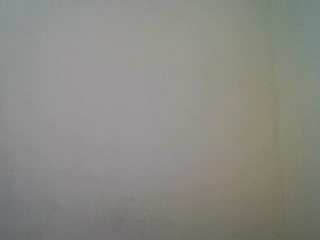
#> input picture frame 72 of studies/tennis_tracking.mp4, 320 x 240 px
$ python tracking_test.py
#> lines starting #> are read from the running program, lines starting #| are printed output that depends on the picture; long printed decimals are rounded
import cv2
import numpy as np

# Parameters
feature_params = dict(maxCorners=100, qualityLevel=0.3, minDistance=7, blockSize=7)
lk_params = dict(winSize=(15, 15), maxLevel=2, criteria=(cv2.TERM_CRITERIA_EPS | cv2.TERM_CRITERIA_COUNT, 10, 0.03))

def optical_flow(old_frame, new_frame, old_points):
    # Compute the optical flow (i.e., the motion of features)
    new_points, status, err = cv2.calcOpticalFlowPyrLK(old_frame, new_frame, old_points, None, **lk_params)

    # Select the points that are successfully tracked
    valid_points = new_points[status == 1]
    old_valid_points = old_points[status == 1]

    # Compute the speed of each tracked object
    speeds = []
    for i in range(len(valid_points)):
        dx = valid_points[i, 0] - old_valid_points[i, 0]
        dy = valid_points[i, 1] - old_valid_points[i, 1]
        speed = np.sqrt(dx*dx + dy*dy)
        speeds.append(speed)

    return valid_points, speeds

# Initialize video capture
cap = cv2.VideoCapture('tennis_tracking.mp4')

# Initialize frame and old points
ret, old_frame = cap.read()
#> old_frame is the input picture: shape (240, 320, 3); mean B, G, R 131.7, 138.1, 138.1
old_gray = cv2.cvtColor(old_frame, cv2.COLOR_BGR2GRAY)
p0 = cv2.goodFeaturesToTrack(old_gray, mask=None, **feature_params)
#> p0 = 100 rows, first 8: [280, 234], [123, 213], [135, 217], [28, 208], [162, 222], [47, 218], [284, 194], [151, 216]

# Main loop
while cap.isOpened():
    ret, new_frame = cap.read()
    if not ret:
        break

    new_gray = cv2.cvtColor(new_frame, cv2.COLOR_BGR2GRAY)
    new_points, speeds = optical_flow(old_gray, new_gray, p0)
#> in optical_flow, `new_points, status, err = cv2.calcOpticalFlowPyrLK(old_frame, new_fram..`: new_points = 100 rows, first 8: [279.8, 234.5], [123.2, 213], [135.1, 216.8], [27.01, 208.6], [162.1, 222.1], [46.67, 217.6], [284.1, 194], [150.7, 216]; status = 100 values from 1 to 1; err = 100 values, max 1.77 at index 38, min 0.507 at index 67, mean 1.15
#> in optical_flow, `valid_points = new_points[status == 1]`: valid_points = 100 pairs, first value 1.19 to 320.1, second value 1.33 to 238.5
#> in optical_flow, `old_valid_points = old_points[status == 1]`: old_valid_points = 100 pairs, first value 1 to 318, second value 1 to 238
#> the loop in optical_flow, `for i in range(len(valid_points)):` made 100 passes
#> (dx, dy, speed) on passes 1 to 12: (-0.191, 0.462, 0.499), (0.227, -0.0078, 0.227), (0.116, -0.163, 0.2), (-0.985, 0.574, 1.14), (0.0773, 0.054, 0.0943), (-0.332, -0.372, 0.499), (0.1, 0.0391, 0.108), (-0.264, 0.0127, 0.264), (0.733, -0.486, 0.88), (-0.073, 0.231, 0.242), (-1.08, -0.299, 1.12), (0.0436, 0.00383, 0.0437)
#> after the loop in optical_flow, `for i in range(len(valid_points)):`: speeds = 100 values, max 2.78 at index 96, min 0.0231 at index 38, mean 0.686
#> new_points has the same summary as valid_points in optical_flow
    # print(speeds)

    # Draw the old points in red and the new points in green
    for old_point, new_point in zip(p0, new_points):
        a, b = old_point.ravel()
        c, d = new_point.ravel()
        print(a,b,c,d)
        cv2.line(new_frame, (int(a), int(b)), (int(c), int(d)), (0, 0, 255), 2)
        cv2.circle(new_frame, (int(a), int(b)), 5, (0, 0, 255), -1)
#> this loop made 100 passes
#> (a, b, c, d) on passes 1 to 12: (280, 234, 279.8, 234.5), (123, 213, 123.2, 213), (135, 217, 135.1, 216.8), (28, 208, 27.01, 208.6), (162, 222, 162.1, 222.1), (47, 218, 46.67, 217.6), (284, 194, 284.1, 194), (151, 216, 150.7, 216), (303, 52, 303.7, 51.51), (231, 237, 230.9, 237.2), (6, 232, 4.92, 231.7), (91, 226, 91.04, 226)
#| 280.0 234.0 279.8093 234.4616
#| 123.0 213.0 123.227 212.9922
#| 135.0 217.0 135.116 216.837
#| 28.0 208.0 27.015 208.574
#| 162.0 222.0 162.077 222.054
#| 47.0 218.0 46.668 217.628
#| 284.0 194.0 284.1003 194.039
#| 151.0 216.0 150.736 216.0127
#> (further printed lines are left out)
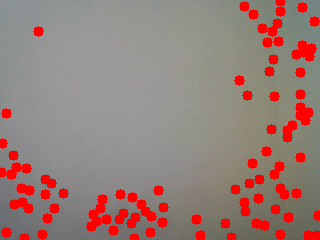
#> new_frame: shape (240, 320, 3); mean B, G, R 120.2, 125.5, 151.2

    # Display the new frame with the tracked points and speed information
    for i, (speed, new_point) in enumerate(zip(speeds, new_points)):
        x, y = new_point.ravel()
        cv2.putText(new_frame, f'Object {i+1}: {speed:.2f} pixels/frame', (int(x), int(y)), cv2.FONT_HERSHEY_SIMPLEX, 0.5, (0, 255, 0), 2)
        cv2.circle(new_frame, (int(x), int(y)), 5, (0, 255, 0), -1)
#> this loop made 100 passes
#> (speed, x, y) on passes 1 to 12: (0.499, 279.8, 234.5), (0.227, 123.2, 213), (0.2, 135.1, 216.8), (1.14, 27.01, 208.6), (0.0943, 162.1, 222.1), (0.499, 46.67, 217.6), (0.108, 284.1, 194), (0.264, 150.7, 216), (0.88, 303.7, 51.51), (0.242, 230.9, 237.2), (1.12, 4.92, 231.7), (0.0437, 91.04, 226)
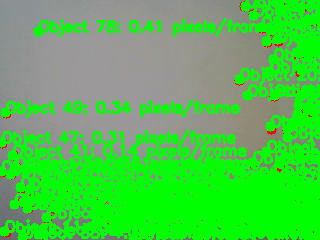
#> new_frame: shape (240, 320, 3); mean B, G, R 73.8, 196.5, 77.2

    cv2.imshow('Optical Flow', new_frame)

    # Update the previous frame and points
    old_gray = new_gray.copy()
    p0 = new_points.reshape(-1, 1, 2)
#> p0 has the same summary as new_points in optical_flow

    # Exit if 'q' is pressed
    if cv2.waitKey(1) & 0xFF == ord('q'):
#> (key q is pressed here)
        break

# Release video capture and close all windows
cap.release()
cv2.destroyAllWindows()

$ run again, starting later in the video
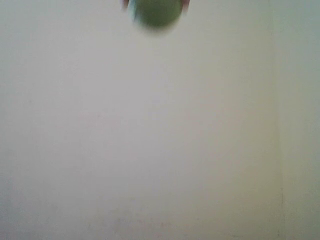
#> input picture frame 576 of studies/tennis_tracking.mp4, 320 x 240 px
#> old_frame is the input picture: shape (240, 320, 3); mean B, G, R 145.9, 152.5, 152.4
#> `p0 = cv2.goodFeaturesToTrack(old_gray, mask=None, **feature_params)`: p0 = [[125, 4], [186, 6], [135, 19]]
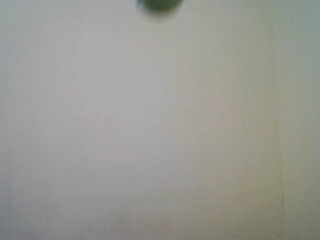
#> input picture frame 577 of studies/tennis_tracking.mp4, 320 x 240 px
#> new_frame is the input picture: shape (240, 320, 3); mean B, G, R 147.2, 153.3, 153.6
#> in optical_flow, `new_points, status, err = cv2.calcOpticalFlowPyrLK(old_frame, new_fram..`: new_points = [[133.4, -17], [178.7, 4.07], [138.2, 4.2]]; status = [0, 1, 1]; err = [0.0292, 7.64, 3.31]
#> valid_points = [[178.7, 4.07], [138.2, 4.2]]
#> old_valid_points = [[186, 6], [135, 19]]
#> the loop in optical_flow, `for i in range(len(valid_points)):` made 2 passes
#> (dx, dy, speed) on passes 1 to 2: (-7.33, -1.93, 7.58), (3.22, -14.8, 15.14)
#> after the loop in optical_flow, `for i in range(len(valid_points)):`: speeds = [7.58, 15.14]
#> `new_points, speeds = optical_flow(old_gray, new_gray, p0)`: new_points = [[178.7, 4.07], [138.2, 4.2]]; speeds = [7.58, 15.14]
#> the loop `for old_point, new_point in zip(p0, new_points):` made 2 passes
#> (a, b, c, d) on passes 1 to 2: (125, 4, 178.7, 4.07), (186, 6, 138.2, 4.2)
#> (printed output is left out)
#> the loop `for i, (speed, new_point) in enumerate(zip(speeds, new_points)):` made 2 passes
#> (speed, x, y) on passes 1 to 2: (7.58, 178.7, 4.07), (15.14, 138.2, 4.2)
#> after the loop `for i, (speed, new_point) in enumerate(zip(speeds, new_points)):`:
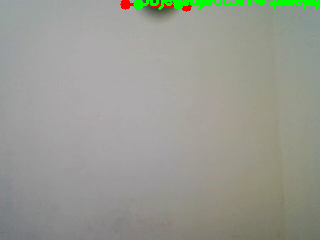
#> new_frame: shape (240, 320, 3); mean B, G, R 145.4, 154.4, 152.3
#> `p0 = new_points.reshape(-1, 1, 2)`: p0 = [[178.7, 4.07], [138.2, 4.2]]
